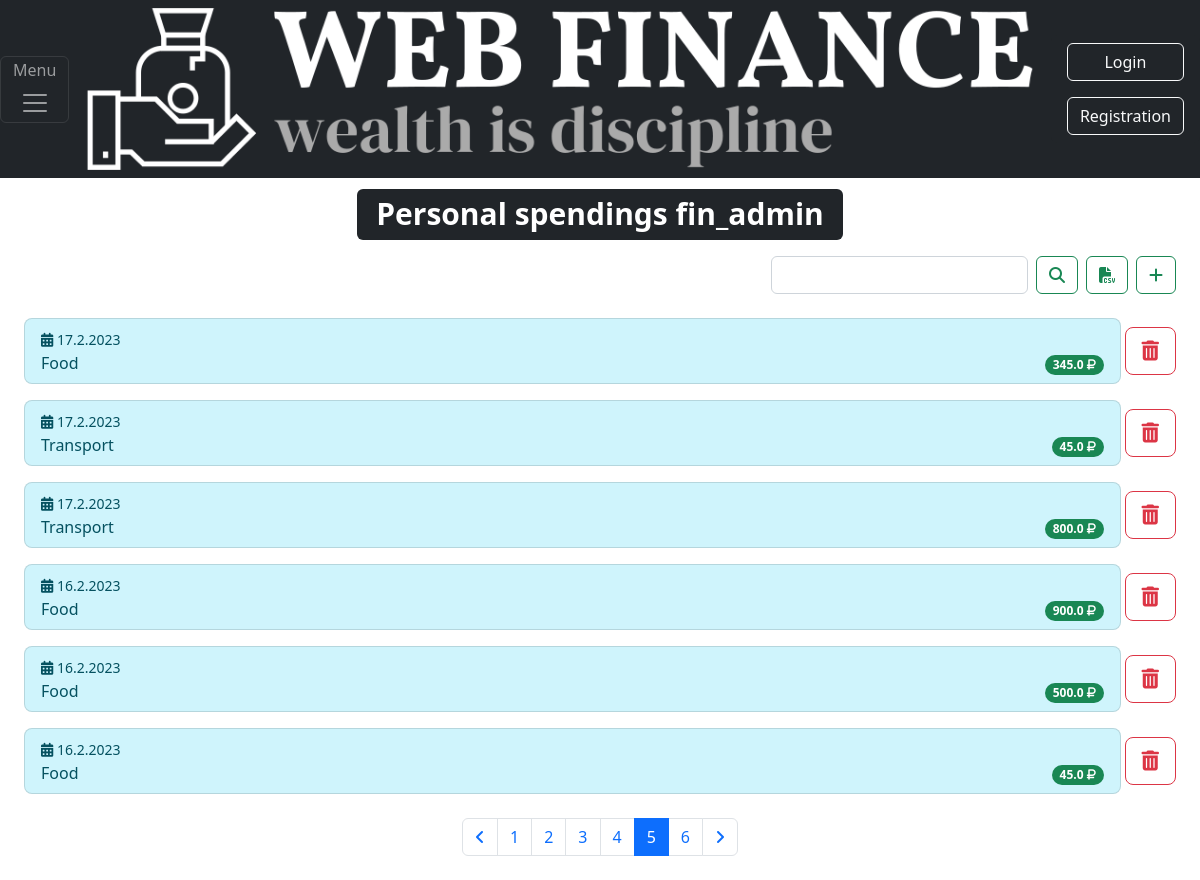
/spendigns/1?page=5&q=, run on the app's committed database.
### spendings/models.py (models this page shows, shortened)
class spendings(models.Model):
    date = models.DateTimeField()
    amount = models.FloatField()
    category = models.ForeignKey(categories, null=True, on_delete=models.SET_NULL)
    user =  models.ForeignKey(User, on_delete=models.CASCADE)
    class Meta:
        verbose_name = 'spending'
        verbose_name_plural = 'spendings'

class categories(models.Model):
    description = models.CharField(max_length=255, unique=True)
    class Meta:
        verbose_name = 'category'
        verbose_name_plural = 'categories'

### spendings/views.py (the view)
# urls.py: path('<int:id>', views.spendigs_view, name='spendings'),
def spendigs_view(request, id):
    myuser = User.objects.get(id=id)
    allcategories = categories.objects.all().values()
    searched_id = []
    query = ''
    print(request.GET)
    if ('q' in request.GET):
        query = request.GET['q']
        for cat in allcategories:
            if request.GET['q'].lower() in cat['description'].lower():
                searched_id.append(cat['id'])
        myuserspendings = spendings.objects.filter(Q(user=myuser) & Q(category__in=searched_id)).order_by('-date').values()
        p = Paginator(spendings.objects.filter(Q(user=myuser) & Q(category__in=searched_id)).order_by('-date').values(), 6)
    else:
        myuserspendings = spendings.objects.filter(user=myuser).order_by('-date').values()
        p = Paginator(spendings.objects.filter(user=myuser).order_by('-date').values(), 6)
    page = request.GET.get('page')
    spendings_page = p.get_page(page)
    nums = "a" * spendings_page.paginator.num_pages
    nums_ge_6 = spendings_page.paginator.num_pages > 6
    last_num_page = spendings_page.paginator.num_pages
    prelast_num_page = spendings_page.paginator.num_pages - 1
    preprelast_num_page = spendings_page.paginator.num_pages - 2
    context = {
        'myuser': myuser,
        'myuserspendings': myuserspendings,
        'allcategories': allcategories,
        'spendings_page': spendings_page,
        'nums': nums,
        'nums_ge_6': nums_ge_6,
        'last_num_page': last_num_page,
        'prelast_num_page': prelast_num_page,
        'preprelast_num_page': preprelast_num_page,
        'query': query
    }
    return render(request, 'spendings/list_spendings.html', context)

### spendings/templates/spendings/list_spendings.html (shortened to what this page needs)
{% extends "main/master.html" %}
{% block content %}
<p class="text-center h1"><span class="badge bg-dark rounded rounded-2">Personal spendings {{myuser}}</span></p>
<div class="d-flex justify-content-end p-2 ms-3 me-3">
    <form class="d-flex">
        <div class="d-flex me-2"><input type="text" class="form-control" name="q" value="{{ query }}"></input></div>
        <div class="d-flex"><button type="submit" class="btn btn-outline-success btn-md me-2"><i class="fa-solid fa-magnifying-glass"></i></button></div>
    </form>
    <a href="{% url 'spendingscsv' %}"><button class="btn btn-outline-success btn-md me-2" type="button"><i class="fa-solid fa-file-csv"></i></button></a>
    <a href="{% url 'add_spending' %}"><button class="btn btn-outline-success btn-md" type="button"><i class="fa-solid fa-plus"></i></button></a>
</div>
<div class="d-flex p-2">
    <div class="flex-grow-1">
        <ul class="list-group">
            {% for spending in spendings_page %}
            <li class="list-group-item d-flex border-0">
                <a href="{% url 'edit_spending' spending.id %}" class="list-group-item list-group-item-action list-group-item-info rounded rounded-3 me-1">
                    <small><i class="fa-solid fa-calendar-days"></i> {{spending.date.day}}.{{spending.date.month}}.{{spending.date.year}}</small><br>
                    <div class="d-flex justify-content-between">
                        {% for category in  allcategories %}
                            {% if category.id == spending.category_id %}
                                <td>{{category.description}}</td>
                            {% endif %}
                        {% endfor %}
                        <span class="badge bg-success rounded-pill align-self-end">{{spending.amount}} <i class="fa-solid fa-ruble-sign"></i></span>
                    </div>
                </a>
                <a href="{% url 'delete_spending' spending.id %}" class="align-self-center"><button type="button" class="btn btn-outline-danger btn-lg"><i class="fa-solid fa-trash-can"></i></button></a>
            </li>
            {% endfor %}
        </ul>
    </div>
</div>
<div class="d-flex justify-content-center p-2">
    <nav aria-label="Page navigation example">
        <ul class="pagination">
            {% if spendings_page.has_previous %}
                <li class="page-item"><a class="page-link" href="?page={{spendings_page.previous_page_number}}&q={{ query }}"><i class="fa-solid fa-angle-left"></i></a></li>
            {% endif %}
            {% if nums_ge_6 %}
                {% if spendings_page.number == 1 %}
                    <a class="page-link active" href="?page=1&q={{ query }}">1</a>
                {% else %}
                    <a class="page-link" href="?page=1&q={{ query }}">1</a>
                {% endif %}
                {% if spendings_page.number == 2 %}
                    <a class="page-link active" href="?page=2&q={{ query }}">2</a>
                {% else %}
                    <a class="page-link" href="?page=2&q={{ query }}">2</a>
                {% endif %}
                {% if spendings_page.number == 3 %}
                    <a class="page-link active" href="?page=3&q={{ query }}">3</a>
                {% else %}
                    <a class="page-link" href="?page=3&q={{ query }}">3</a>
                {% endif %}
                {% if spendings_page.number > 3 and preprelast_num_page > spendings_page.number %}
                    <a class="page-link active" href="?page={{spendings_page.number}}&q={{ query }}">{{spendings_page.number}}</a>
                {% else %}
                    <a class="page-link disabled" href="?page=3">...</a>
                {% endif %}
                {% if spendings_page.number == preprelast_num_page %}
                    <a class="page-link active" href="?page={{preprelast_num_page}}&q={{ query }}">{{preprelast_num_page}}</a>
                {% else %}
                    <a class="page-link" href="?page={{preprelast_num_page}}&q={{ query }}">{{preprelast_num_page}}</a>
                {% endif %}
                {% if spendings_page.number == prelast_num_page %}
                    <a class="page-link active" href="?page={{prelast_num_page}}&q={{ query }}">{{prelast_num_page}}</a>
                {% else %}
                    <a class="page-link" href="?page={{prelast_num_page}}&q={{ query }}">{{prelast_num_page}}</a>
                {% endif %}
                {% if spendings_page.number == last_num_page %}
                    <a class="page-link active" href="?page={{last_num_page}}&q={{ query }}">{{last_num_page}}</a>
                {% else %}
                    <a class="page-link" href="?page={{last_num_page}}&q={{ query }}">{{last_num_page}}</a>
                {% endif %}
            {% else %}
                {% for i in nums %}
                    {% if forloop.counter == spendings_page.number %}
                        <li class="page-item active">
                            <a class="page-link" href="?page={{forloop.counter}}&q={{ query }}">
                                {{ forloop.counter }}
                            </a>
                        </li>
                    {% else %}
                        <li class="page-item">
                            <a class="page-link" href="?page={{forloop.counter}}&q={{ query }}">
                                {{ forloop.counter }}
                            </a>
                        </li>
                    {% endif %}
                {% endfor %}
            {% endif %}
            {% if spendings_page.has_next %}
                <li class="page-item"><a class="page-link" href="?page={{spendings_page.next_page_number}}&q={{ query }}"><i class="fa-solid fa-angle-right"></i></a></li>
            {% endif %}
        </ul>
    </nav>
</div>
{% endblock %}

### data on the page
spendings: date.day "17", date.month "2", date.year "2023", amount "345.0"
categories: description "Food"
spendings: date.day "17", date.month "2", date.year "2023", amount "45.0"
categories: description "Transport"
spendings: date.day "17", date.month "2", date.year "2023", amount "800.0"
spendings: date.day "16", date.month "2", date.year "2023", amount "900.0"
spendings: date.day "16", date.month "2", date.year "2023", amount "500.0"
spendings: date.day "16", date.month "2", date.year "2023", amount "45.0"

### other printed values
{{ myuser }} "fin_admin"
